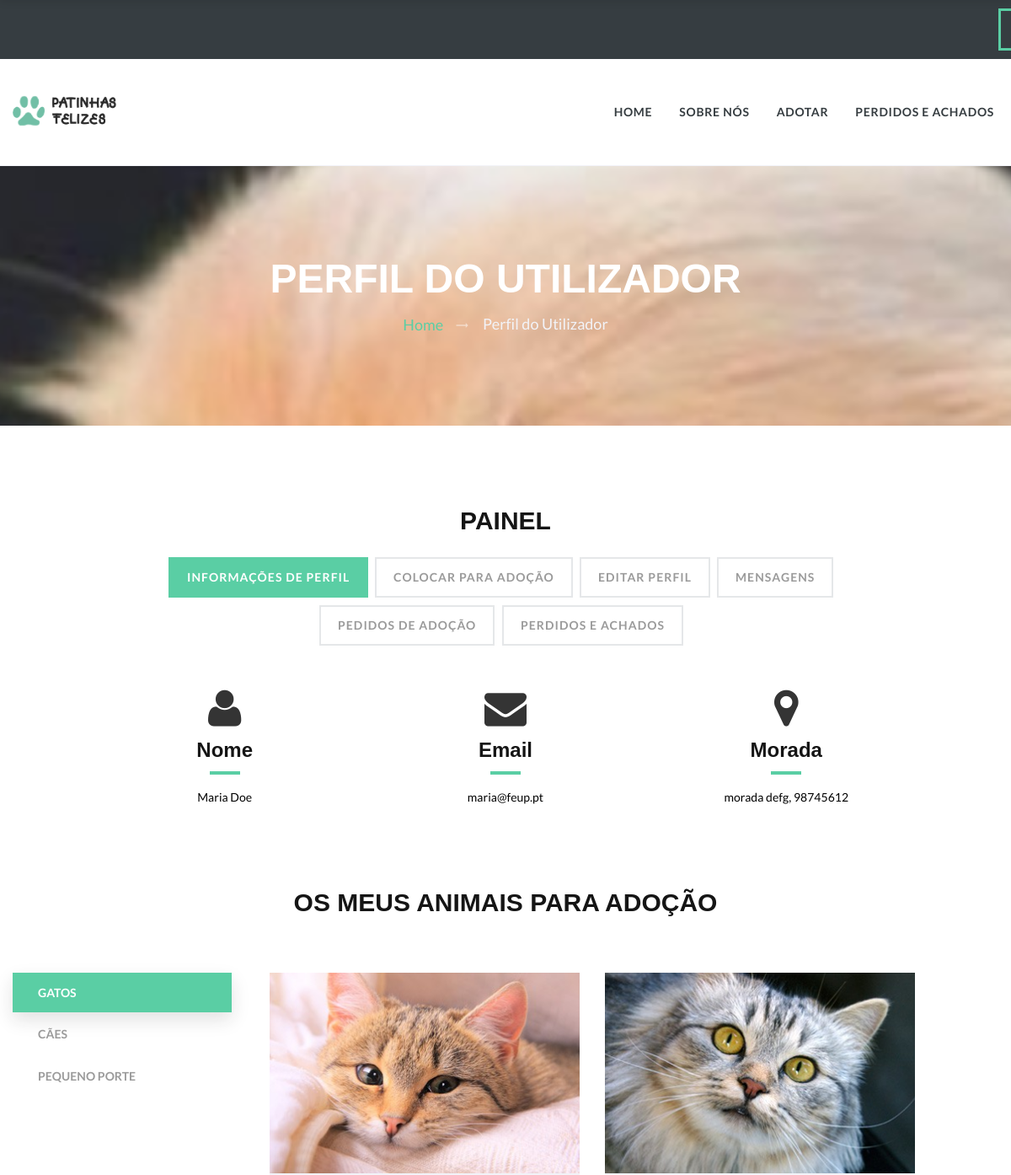
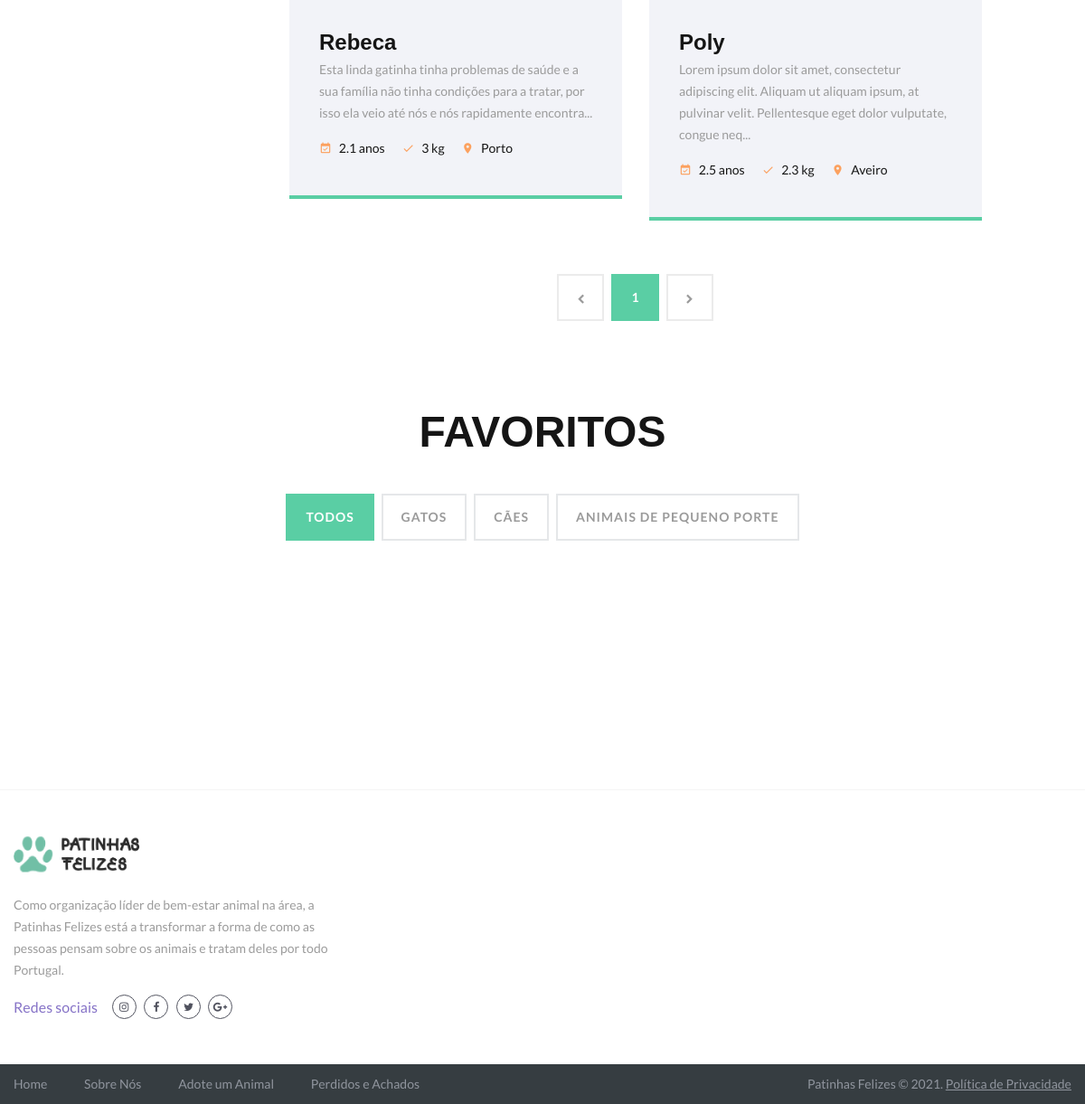
Screenshot of /php/pages/user-profile.php (signed in) with the database file from the repository (2 pictures, top to bottom).
### tables this page shows
CREATE TABLE User (
    idUser INTEGER PRIMARY KEY AUTOINCREMENT,
    password VARCHAR(255), 
    email VARCHAR(255), 
	firstName VARCHAR(255),
    lastName VARCHAR(255),
    morada VARCHAR(255) UNIQUE,
    zipCod CHAR(10),
    coverImg VARCHAR(255)
);

CREATE TABLE Pet (
    idPet INTEGER PRIMARY KEY AUTOINCREMENT,
    name VARCHAR(255),
    age INTEGER,
    gender TINYINT,
    weight FLOAT(2,1),
    location VARCHAR(255),
    description VARCHAR(200000),
    image VARCHAR(255),
    adopted TINIINT(2) DEFAULT 0,
	idUser INTEGER,
    idMessage INTEGER,
    idType INTEGER,
    idBreed INTEGER,
    FOREIGN KEY (idType) REFERENCES Type(idType),
    FOREIGN KEY (idBreed) REFERENCES Breed(idBreed),
    FOREIGN KEY (idUser) REFERENCES User(idUser),
    FOREIGN KEY (idMessage) REFERENCES Message(idMessage)
);

### php/pages/user-profile.php (the view, shortened to what the rows shown need)
<?php
include_once('../db/db_user.php');
include_once('../db/db_pet.php');
if (isset($_GET['pageNo'])) {
    $pageNo = $_GET['pageNo'];
} else {
    $pageNo = 1;
}
$cats = getUserCats($_SESSION['email'], $pageNo);
$user = getUser($_SESSION['email']);
?>
<!DOCTYPE html>
<html class="wide wow-animation" lang="en">
<head>
    <link rel="stylesheet" href="../../css/style.css">
    <link rel="stylesheet" href="../../css/animations.css">
</head>
<body>
    <div class="page">
        <section class="section-md bg-white text-center">
            <div class="shell">
                <div class="range range-sm-center spacing-30">
                    <div class="cell-sm-10">
                        <div class="tabs-custom tabs-horizontal tabs-corporate" id="tabs-1">
                            <div class="tab-content">
                                <div class="tab-pane fade in active" id="tabs-1-1">
                                    <div class="range spacing-55">
                                        <div class="cell-xs-6 cell-md-4">
                                            <article class="box-minimal">
                                                <div class="box-minimal-icon fa fa-user"></div>
                                                <div class="box-minimal-title">Nome</div>
                                                <div class="box-minimal-divider"></div>
                                                <div id="user-name" class="box-minimal-text"><?= $user['firstName'] . " " . $user['lastName'] ?></div>
                                            </article>
                                        </div>
                                        <div class="cell-xs-6 cell-md-4">
                                            <article class="box-minimal">
                                                <div class="box-minimal-icon fa fa-envelope"></div>
                                                <div class="box-minimal-title">Email</div>
                                                <div class="box-minimal-divider"></div>
                                                <div id="user-email" class="box-minimal-text"><?= $user['email'] ?></div>
                                            </article>
                                        </div>
                                        <div class="cell-xs-6 cell-md-4">
                                            <article class="box-minimal">
                                                <div class="box-minimal-icon fa fa-map-marker"></div>
                                                <div class="box-minimal-title">Morada</div>
                                                <div class="box-minimal-divider"></div>
                                                <div id="user-address" class="box-minimal-text"><?= $user['morada'] . ", " . $user['zipCod'] ?></div>
                                            </article>
                                        </div>
                                    </div>
                                </div>
                            </div>
                        </div>
                    </div>
                </div>
            </div>
        </section>
        <section class="section-md bg-white text-center">
            <div class="shell">
                <div class="tabs tabs-custom tabs-vertical tabs-corporate tabs-wide" id="tabs-1" data-url-tabs="true">
                    <div class="tab-content">
                        <div class="tab-pane fade in active" id="adopt-cats">
                            <div class="range spacing-30">
                                <?php foreach ($cats as $row) : ?>
                                    <div class="cell-md-6">
                                        <div class="thumbnail-boxed thumbnail-boxed-vertical">
                                            <div class="thumbnail-boxed-left">
                                                <img class="thumbnail-boxed-image" src="../../images/adopt/<?= $row['image'] ?>" alt="" width="370" height="240" />
                                            </div>
                                            <div class="thumbnail-boxed-body">
                                                <p class="thumbnail-boxed-title">
                                                    <a href="pet.php?idPet=<?= $row['idPet']; ?>">
                                                        <?= $row['name'] ?>
                                                    </a>
                                                </p>
                                                <div class="thumbnail-boxed-text">
                                                    <p><?= mb_strimwidth($row['description'], 0, 150, '...') ?></p>
                                                </div>
                                                <div class="thumbnail-boxed-footer">
                                                    <ul class="thumbnail-boxed-meta">
                                                        <li>
                                                            <span class="icon icon-xs icon-tan-hide material-icons-event_available"></span>
                                                            <span><?= $row['age'] ?> anos</span>
                                                        </li>
                                                        <li>
                                                            <span class="icon icon-xs icon-tan-hide material-icons-done"></span>
                                                            <span><?= $row['weight'] ?> kg</span>
                                                        </li>
                                                        <li>
                                                            <span class="icon icon-xs icon-tan-hide material-icons-place"></span>
                                                            <span><?= $row['location'] ?></span>
                                                        </li>
                                                    </ul>
                                                </div>
                                            </div>
                                        </div>
                                    </div>
                                <?php endforeach; ?>
                            </div>
                        </div>
                    </div>
                </div>
            </div>
        </section>
        <section class="section-md bg-white text-center">
            <div class="shell isotope-wrap">
                <h2>Favoritos</h2>
            </div>
        </section>
    </div>
</html>

### rows the page displays
user: firstName "Maria", lastName "Doe", email "maria@feup.pt", morada "morada defg", zipCod "98745612"
pet: image (picture), name "Rebeca", description "Esta linda gatinha tinha problemas de saúde e a sua família não tinha condições para a tratar, por isso ela veio até nós e nós rapidamente encontra...", age "2.1", weight "3", location "Porto"
pet: image (picture), name "Poly", description "Lorem ipsum dolor sit amet, consectetur adipiscing elit. Aliquam ut aliquam ipsum, at pulvinar velit. Pellentesque eget dolor vulputate, congue neq...", age "2.5", weight "2.3", location "Aveiro"
